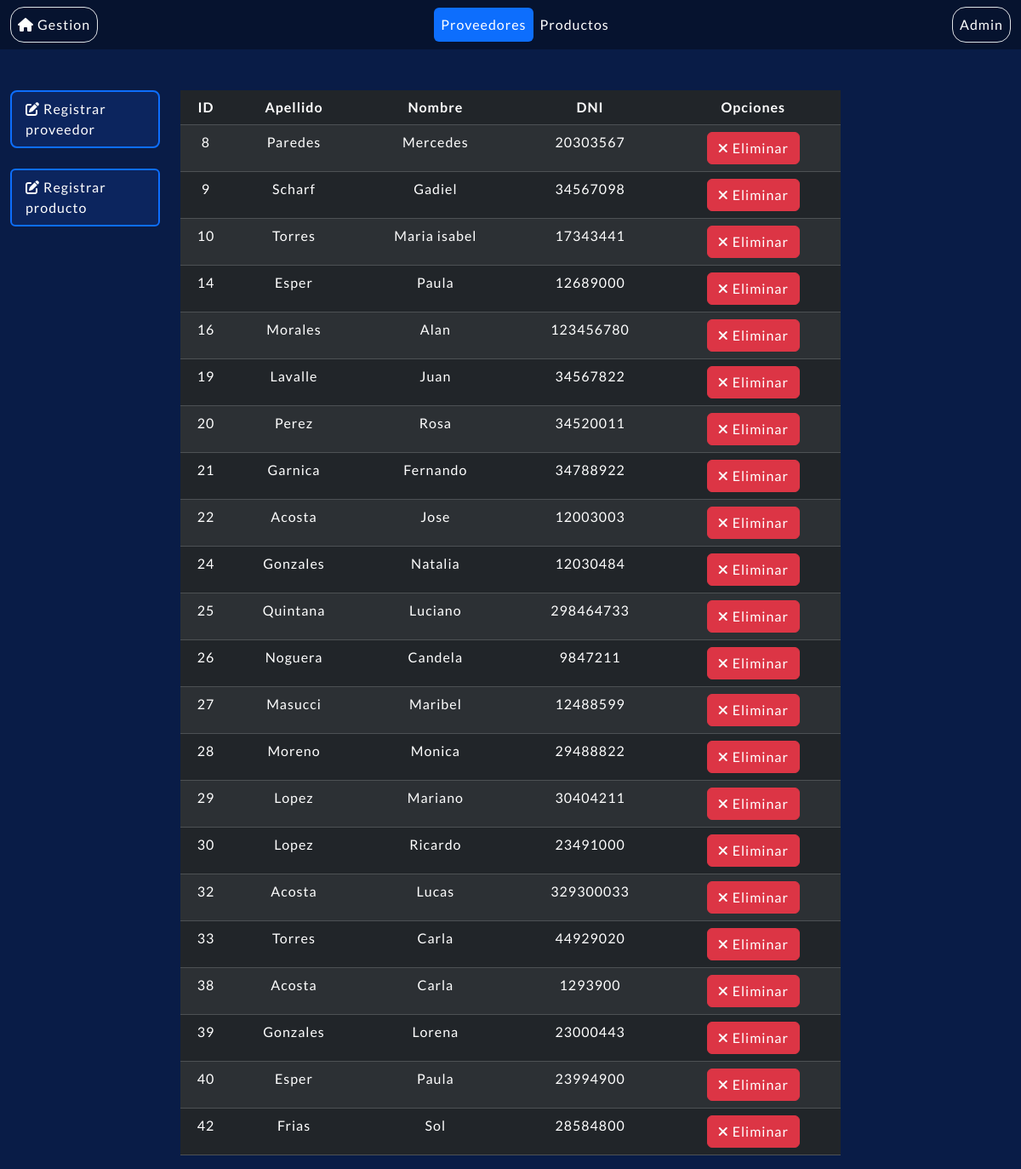
Before: / with the older database file.
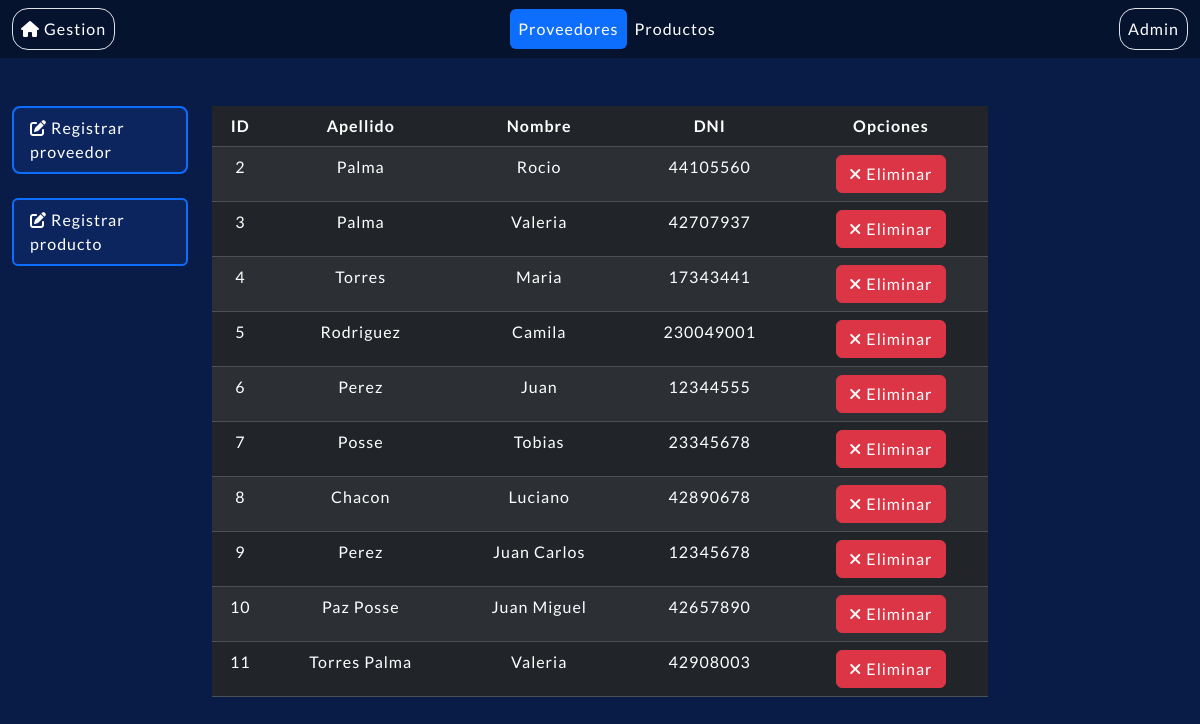
After: the same page with the newer database file.
### compra/models.py (models this page shows, shortened)
class Proveedor(models.Model):
    nombre = models.CharField(max_length=100)
    apellido = models.CharField(max_length=100)
    dni = models.IntegerField()
    class Meta:
        ordering=['id','apellido', 'nombre'] # Orden asc en apellido y nombre
        verbose_name_plural = 'Proveedores'

### compra/views.py (the view)
# urls.py: path('', views.readProveedores, name="Mostrar como inicio la lista de proveedores"),
def readProveedores(request):
    proveedores = Proveedor.objects.all()
    return render(request, 'lista_proveedores.html', {'proveedores': proveedores})

### compra/templates/lista_proveedores.html (shortened to what this page needs)
{% extends 'base_lista.html' %}
{% block navbar %}
<a class="nav-link active" aria-currente="page" href="/proveedores">Proveedores</a>
<a class="nav-link" href="/productos">Productos</a>
{% endblock %}
{% block table %}
<thead>
    <tr>
        <th>ID</th>
        <th>Apellido</th>
        <th>Nombre</th>
        <th>DNI</th>
        <th>Opciones</th>
    </tr>
</thead>
<tbody>
    {% for proveedor in proveedores %}
    <tr>
        <td>{{proveedor.id}}</td>
        <td>{{proveedor.apellido}}</td>
        <td>{{proveedor.nombre}}</td>
        <td>{{proveedor.dni}}</td>
        <td><a href="/proveedor/eliminar/{{proveedor.id}}" class="btn btn-danger"><i class="fa-solid fa-xmark" style="color: #fafafa;"></i> Eliminar</a></td>
    </tr>
    {% endfor %}
</tbody>
{% endblock %}

Changed rows visible on the page:
removed Proveedor: id "14", apellido "Esper", nombre "Paula", dni "12689000"
removed Proveedor: id "16", apellido "Morales", nombre "Alan", dni "123456780"
removed Proveedor: id "19", apellido "Lavalle", nombre "Juan", dni "34567822"
removed Proveedor: id "20", apellido "Perez", nombre "Rosa", dni "34520011"
removed Proveedor: id "21", apellido "Garnica", nombre "Fernando", dni "34788922"
removed Proveedor: id "22", apellido "Acosta", nombre "Jose", dni "12003003"
removed Proveedor: id "24", apellido "Gonzales", nombre "Natalia", dni "12030484"
removed Proveedor: id "25", apellido "Quintana", nombre "Luciano", dni "298464733"
removed Proveedor: id "26", apellido "Noguera", nombre "Candela", dni "9847211"
removed Proveedor: id "27", apellido "Masucci", nombre "Maribel", dni "12488599"
removed Proveedor: id "28", apellido "Moreno", nombre "Monica", dni "29488822"
removed Proveedor: id "29", apellido "Lopez", nombre "Mariano", dni "30404211"
removed Proveedor: id "30", apellido "Lopez", nombre "Ricardo", dni "23491000"
removed Proveedor: id "32", apellido "Acosta", nombre "Lucas", dni "329300033"
removed Proveedor: id "33", apellido "Torres", nombre "Carla", dni "44929020"
removed Proveedor: id "38", apellido "Acosta", nombre "Carla", dni "1293900"
removed Proveedor: id "39", apellido "Gonzales", nombre "Lorena", dni "23000443"
removed Proveedor: id "40", apellido "Esper", nombre "Paula", dni "23994900"
removed Proveedor: id "42", apellido "Frias", nombre "Sol", dni "28584800"
added Proveedor: id "2", apellido "Palma", nombre "Rocio", dni "44105560"
added Proveedor: id "3", apellido "Palma", nombre "Valeria", dni "42707937"
added Proveedor: id "4", apellido "Torres", nombre "Maria", dni "17343441"
added Proveedor: id "5", apellido "Rodriguez", nombre "Camila", dni "230049001"
added Proveedor: id "6", apellido "Perez", nombre "Juan", dni "12344555"
added Proveedor: id "7", apellido "Posse", nombre "Tobias", dni "23345678"
changed Proveedor id 8: apellido "Paredes" → "Chacon"; nombre "Mercedes" → "Luciano"; dni "20303567" → "42890678"
changed Proveedor id 9: apellido "Scharf" → "Perez"; nombre "Gadiel" → "Juan Carlos"; dni "34567098" → "12345678"
changed Proveedor id 10: apellido "Torres" → "Paz Posse"; nombre "Maria isabel" → "Juan Miguel"; dni "17343441" → "42657890"
added Proveedor: id "11", apellido "Torres Palma", nombre "Valeria", dni "42908003"
